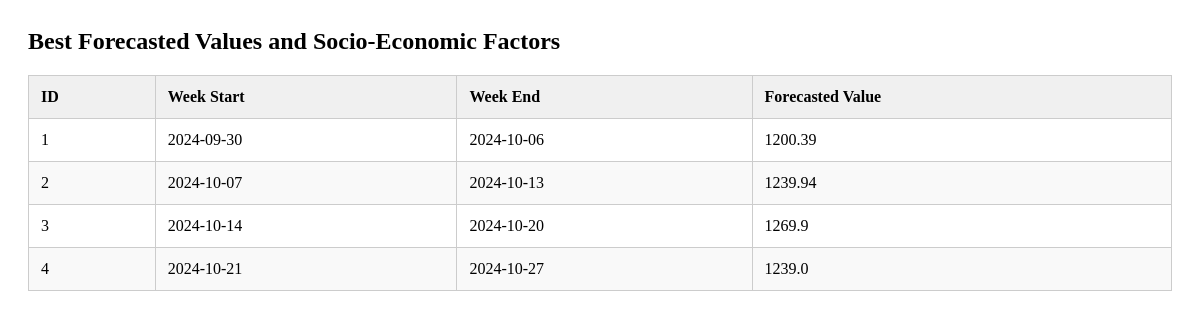
Page /table/bestmodel on the committed database.
### tables this page shows
CREATE TABLE bestmodel (
        id INTEGER PRIMARY KEY AUTOINCREMENT,
        week_start TEXT,
        week_end TEXT,
        forecasted_value REAL
    );

### app/controllers/table_routes.py (the view)
@table_routes.route('/bestmodel')
def view_bestmodel():
    result = select_all_from(db.BESTMODEL_TABLE)
    return render_template('view_bestmodel.html', title = 'Best Model', data = result)

### app/models/database.py (called while the page is built)
def get_db_cursor():
    if 'db' not in g:
        g.db = sqlite3.connect(current_app.config["DATABASE"])  # Connect to the database
        g.db.row_factory = sqlite3.Row                          # Configure rows to behave like dictionaries
    return g.db, g.db.cursor()

### app/services/data_handling/queries.py (called while the page is built)
def select_all_from(table):
    _, cursor = get_db_cursor()
    try:
        cursor.execute(f'SELECT * FROM {table}')
        return cursor.fetchall()
    except Exception as e:
        return handle_exception(e, context = msg.ERROR_SELECT + table)

### app/templates/view_bestmodel.html (shortened to what this page needs)
<section id="bestmodel" class="bestmodel bg-white">
  <h2 class="section-title text-md font-extrabold text-blue">
    Best Forecasted Values and Socio-Economic Factors
  </h2>
  <table class="min-w-full mt-4 border border-gray-300">
    <thead>
      <tr class="table_row">
        <th>ID</th>
        <th>Week Start</th>
        <th>Week End</th>
        <th>Forecasted Value</th>
      </tr>
    </thead>
    <tbody>
      {% for row in data %}
      <tr>
        <td>{{ row['id'] }}</td>
        <td>{{ row['week_start'] }}</td>
        <td>{{ row['week_end'] }}</td>
        <td>{{ row['forecasted_value'] }}</td>
      </tr>
      {% endfor %}
    </tbody>
  </table>
</section>

### app/templates/view_bestmodel.html (style rules this page uses)
.bestmodel { padding: 20px; }
.section-title { margin: 0 0 20px; }
table { border-collapse: collapse; width: 100%; }
th, td { border: 1px solid #ccc; padding: 12px; text-align: left; }
th { background-color: #f0f0f0; }
tr:nth-child(even) { background-color: #f9f9f9; }

### rows in the picture
bestmodel: id "1", week_start "2024-09-30", week_end "2024-10-06", forecasted_value "1200.39"
bestmodel: id "2", week_start "2024-10-07", week_end "2024-10-13", forecasted_value "1239.94"
bestmodel: id "3", week_start "2024-10-14", week_end "2024-10-20", forecasted_value "1269.9"
bestmodel: id "4", week_start "2024-10-21", week_end "2024-10-27", forecasted_value "1239.0"
